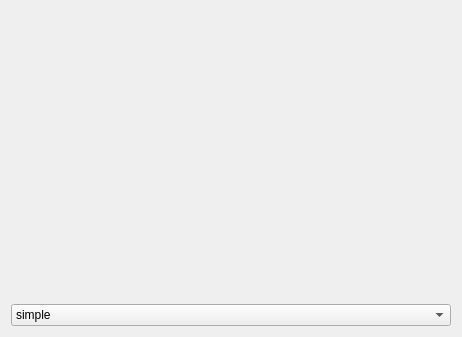
<?xml version="1.0" encoding="UTF-8"?>
<ui version="4.0">
 <class>MainWindow</class>
 <widget class="QMainWindow" name="MainWindow">
  <property name="windowModality">
   <enum>Qt::ApplicationModal</enum>
  </property>
  <property name="enabled">
   <bool>true</bool>
  </property>
  <property name="geometry">
   <rect>
    <x>0</x>
    <y>0</y>
    <width>462</width>
    <height>337</height>
   </rect>
  </property>
  <property name="sizePolicy">
   <sizepolicy hsizetype="Preferred" vsizetype="Preferred">
    <horstretch>0</horstretch>
    <verstretch>0</verstretch>
   </sizepolicy>
  </property>
  <property name="mouseTracking">
   <bool>false</bool>
  </property>
  <property name="windowTitle">
   <string>task0</string>
  </property>
  <property name="layoutDirection">
   <enum>Qt::LeftToRight</enum>
  </property>
  <property name="tabShape">
   <enum>QTabWidget::Rounded</enum>
  </property>
  <widget class="QWidget" name="centralWidget">
   <property name="enabled">
    <bool>true</bool>
   </property>
   <property name="sizePolicy">
    <sizepolicy hsizetype="Preferred" vsizetype="Preferred">
     <horstretch>0</horstretch>
     <verstretch>0</verstretch>
    </sizepolicy>
   </property>
   <layout class="QVBoxLayout" name="verticalLayout">
    <item>
     <widget class="GLWidget" name="widget" native="true">
      <property name="mouseTracking">
       <bool>true</bool>
      </property>
     </widget>
    </item>
    <item>
     <widget class="QComboBox" name="comboBox">
      <property name="enabled">
       <bool>true</bool>
      </property>
      <property name="mouseTracking">
       <bool>false</bool>
      </property>
      <property name="focusPolicy">
       <enum>Qt::ClickFocus</enum>
      </property>
      <property name="acceptDrops">
       <bool>true</bool>
      </property>
      <property name="editable">
       <bool>false</bool>
      </property>
      <item>
       <property name="text">
        <string>simple</string>
       </property>
      </item>
      <item>
       <property name="text">
        <string>chess display</string>
       </property>
      </item>
      <item>
       <property name="text">
        <string>chess non display</string>
       </property>
      </item>
      <item>
       <property name="text">
        <string>Julia</string>
       </property>
      </item>
     </widget>
    </item>
   </layout>
  </widget>
 </widget>
 <layoutdefault spacing="6" margin="11"/>
 <customwidgets>
  <customwidget>
   <class>GLWidget</class>
   <extends>QWidget</extends>
   <header>glwidget.h</header>
   <container>1</container>
   <slots>
    <slot>changeShader(int)</slot>
    <slot>changeModel(int)</slot>
    <slot>setMultiplier(double)</slot>
    <slot>setFiltering(bool)</slot>
    <slot>noFiltering()</slot>
    <slot>bilinearFiltering()</slot>
    <slot>bicubicFiltering()</slot>
   </slots>
  </customwidget>
 </customwidgets>
 <resources/>
 <connections>
  <connection>
   <sender>comboBox</sender>
   <signal>currentIndexChanged(int)</signal>
   <receiver>widget</receiver>
   <slot>changeShader(int)</slot>
   <hints>
    <hint type="sourcelabel">
     <x>188</x>
     <y>315</y>
    </hint>
    <hint type="destinationlabel">
     <x>223</x>
     <y>188</y>
    </hint>
   </hints>
  </connection>
 </connections>
</ui>
